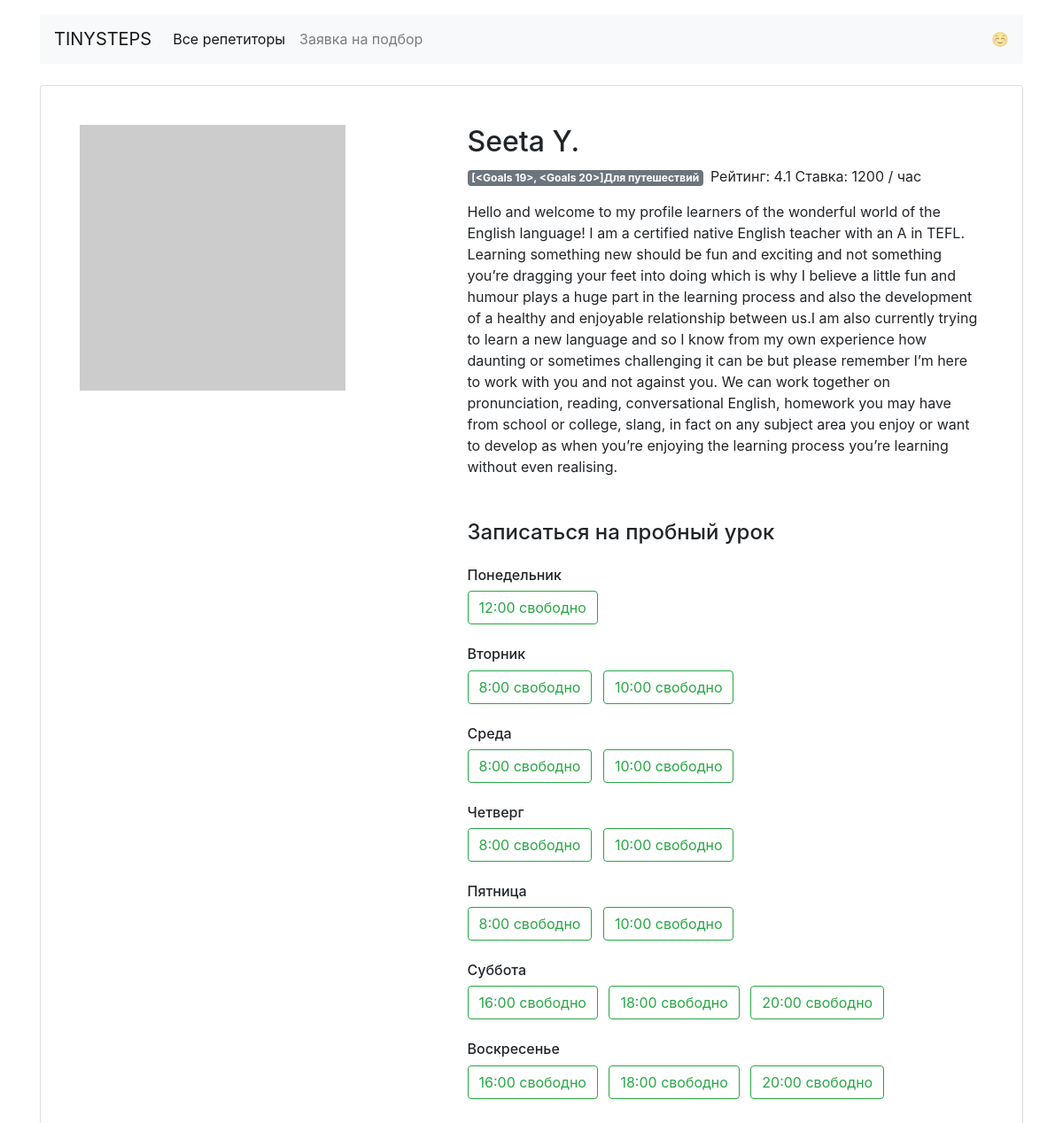
The app's page /profiles/10/ with its own data.
### app.py (models this page shows)
class Teachers(db.Model):
    __tablename__ = 'teachers'
    id = db.Column(db.Integer, primary_key=True)
    name = db.Column(db.String, nullable=False)
    about = db.Column(db.String, nullable=False)
    rating = db.Column(db.Float, nullable=False)
    picture = db.Column(db.String, nullable=False)
    price = db.Column(db.Integer, nullable=False)
    lesson_time = db.Column(db.String)
    goals = db.relationship("Goals", back_populates="goal")
    week_day = db.relationship("TimetableTeachers", back_populates="week")

class TimetableTeachers(db.Model):
    __tablename__ = 'timetables'
    id = db.Column(db.Integer, primary_key=True)
    day_times = db.Column(db.String, nullable=False)
    status = db.Column(db.Boolean, nullable=False)
    teachers_id = db.Column(db.Integer, db.ForeignKey("teachers.id"))
    week = db.relationship("Teachers", back_populates="week_day", uselist=False)
    booking = db.relationship("Booking", back_populates='day_times', uselist=False)

### app.py (the view)
@app.route('/profiles/<int:id_teacher>/')  # профиль репетитора <id учителя>
def profiles(id_teacher):
    teacher = db.session.query(Teachers).get_or_404(id_teacher)  # если id преподавателя не найден возвращаем ошибку 404
    timetable_teacher = db.session.query(TimetableTeachers).order_by(TimetableTeachers.id).limit(56)
    list_days = ['Понедельник', 'Вторник', 'Среда', 'Четверг', 'Пятница', 'Суббота', 'Воскресенье']
    return render_template("profiles.html", id_techer=id_teacher, timetable_teacher=timetable_teacher,
                           days=list_days, teacher=teacher)

### templates/profiles.html
{% extends 'base.html' %}
{% block container %}
<main class="container mt-3">
    <div class="card my-4 mx-auto">
        <div class="card-body m-2 m-md-4">
            <article class="row">
                <div class="col-5"><img src="{{ teacher.picture }}" class="img-fluid" alt=""></div>
                <div class="col-7">
                    <section class="teacher=info">
                        <h1 class="h2">{{ teacher.name }}</h1>
                        <p><span class="badge badge-secondary mr-2"> {{ teacher.goals }}Для путешествий </span>Рейтинг:
                            {{ teacher.rating }} Ставка: {{ teacher.price }} / час</p>
                        <p>{{ teacher.about }}</p>
                    </section>
                    <section class="available">
                        <h4 class="mb-4 mt-5">Записаться на пробный урок</h4>
                        {% for time in timetable_teacher if id_teacher == time.teacher_id %}
                          {% if loop.index == 1 %} <h6 class="mt-4">Понедельник</h6>
                          {% elif loop.index == 9 %} <h6 class="mt-4">Вторник</h6>
                          {% elif loop.index == 17 %} <h6 class="mt-4">Среда</h6>
                          {% elif loop.index == 25 %} <h6 class="mt-4">Четверг</h6>
                          {% elif loop.index == 33 %} <h6 class="mt-4">Пятница</h6>
                          {% elif loop.index == 41 %} <h6 class="mt-4">Суббота</h6>
                          {% elif loop.index == 49 %} <h6 class="mt-4">Воскресенье</h6>{% endif %}
                            {% if time.status %}
                              <a href="{{ url_for('booking', id_teacher=teacher.id|int, day=days[loop.index//8], time=time.day_times)  }}"
                              class="btn btn-outline-success  mr-2">{{ time.day_times }} свободно</a>
                            {% endif %}
                        {% endfor %}
                    </section>
                </div>
            </article>
        </div>
    </div>
</main>
{% endblock %}

### records on screen
Teachers: name "Seeta Y.", rating "4.1", price "1200", about "Hello and welcome to my profile learners of the wonderful world of the English language! I am a certified native English teacher with an A in TEFL. Learning something new should be fun and exciting and not something you’re dragging your feet into doing which is why I believe a little fun and humour plays a huge part in the learning process and also the development of a healthy and enjoyable relationship between us.I am also currently trying to learn a new language and so I know from my own experience how daunting or sometimes challenging it can be but please remember I’m here to work with you and not against you. We can work together on pronunciation, reading, conversational English,…"
TimetableTeachers: shows "Понедельник"
TimetableTeachers: day_times "12:00"
TimetableTeachers: shows "Вторник", day_times "8:00"
TimetableTeachers: day_times "10:00"
TimetableTeachers: shows "Среда", day_times "8:00"
TimetableTeachers: day_times "10:00"
TimetableTeachers: shows "Четверг", day_times "8:00"
TimetableTeachers: day_times "10:00"
TimetableTeachers: shows "Пятница", day_times "8:00"
TimetableTeachers: day_times "10:00"
TimetableTeachers: shows "Суббота"
TimetableTeachers: day_times "16:00"
TimetableTeachers: day_times "18:00"
TimetableTeachers: day_times "20:00"
TimetableTeachers: shows "Воскресенье"
TimetableTeachers: day_times "16:00"
TimetableTeachers: day_times "18:00"
TimetableTeachers: day_times "20:00"

### other values on screen
{{ teacher.goals }} "[<Goals 19>, <Goals 20>]"
